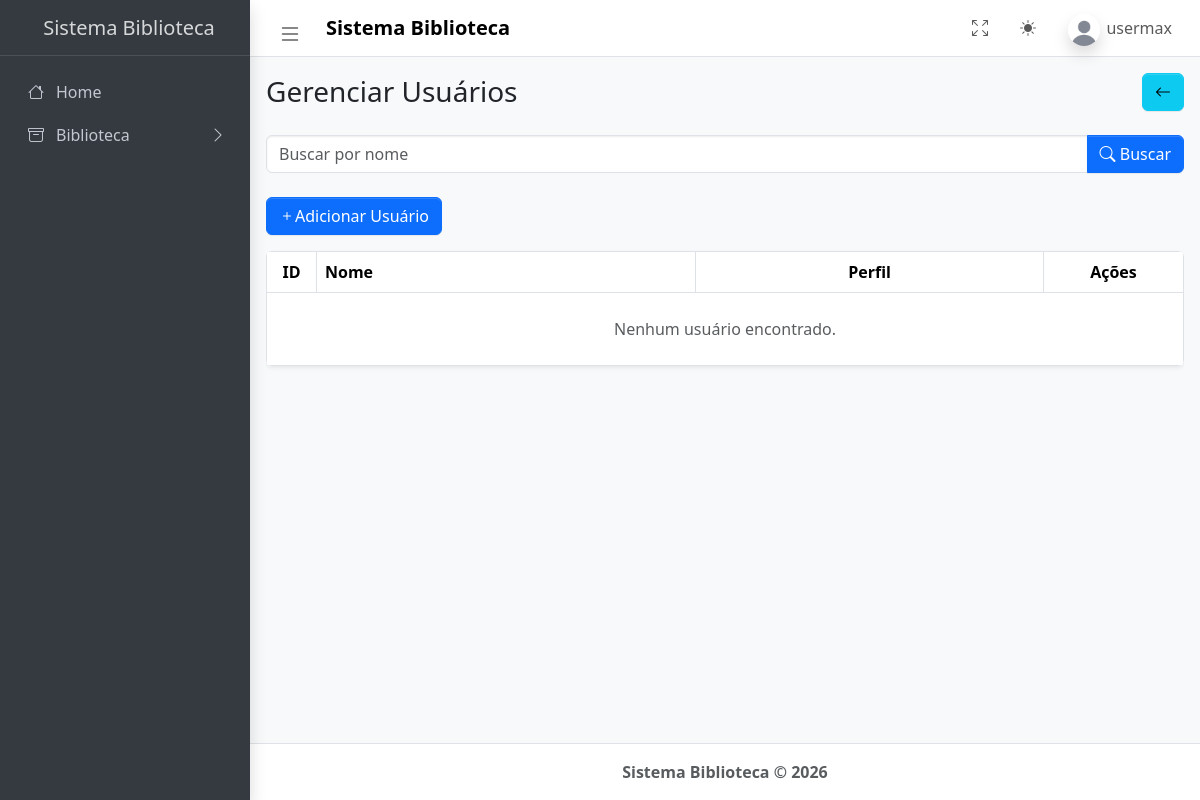
Before: /usuarios (signed in) with the older database file.
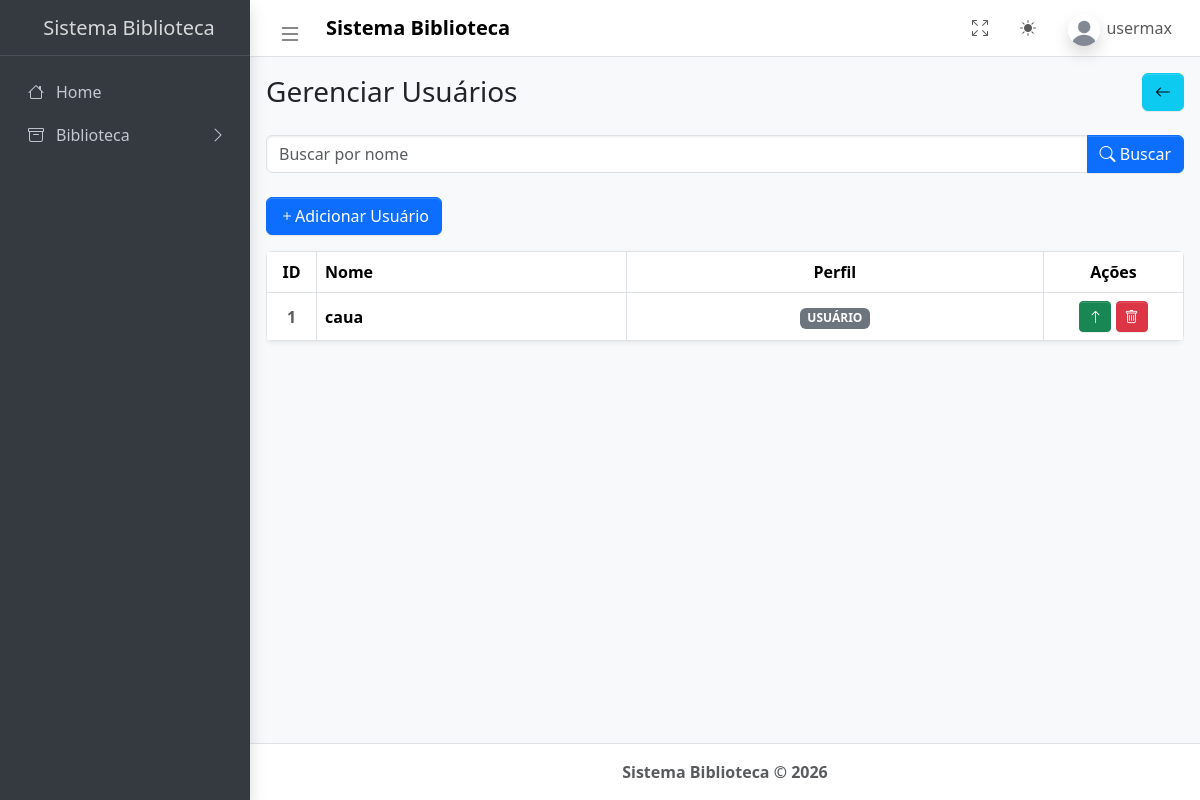
After: the same page with the newer database file.
### tables this page shows
CREATE TABLE usuarios(
                id INTEGER PRIMARY KEY AUTOINCREMENT,
                nome TEXT NOT NULL UNIQUE,
                senha TEXT NOT NULL,
                perfil TEXT NOT NULL DEFAULT 'usuario'
            );

### app.py (the view)
@app.route('/usuarios', methods=['GET'])
@login_necessario
def usuarios():
    if not administrador():
        flash('Você não tem permissão para acessar essa página')
        return redirect(url_for('menu_principal'))
    conn = conexao()
    usuarios = conn.execute('SELECT * FROM usuarios WHERE id != ?', (session['usuario_id'],)).fetchall()
    return render_template('admin/usuarios.html', usuarios=usuarios)

### app.py (called while the page is built)
def conexao():
    conn = sqlite3.connect(DATABASE)
    conn.row_factory = sqlite3.Row
    return conn

def usuario_logado():
    return 'usuario_id' in session

def administrador():
    return session.get('perfil') in ('admin', 'max')

def login_necessario(func):
    @wraps(func)
    def verificar_login(*args, **kwargs):
        if not usuario_logado():
            flash('Você precisa estar logado para acessar essa página')
            return redirect(url_for('login'))
        return func(*args, **kwargs)
    return verificar_login

### templates/admin/usuarios.html (shortened to what this page needs)
{% extends "admin/base.html" %}
{% block content %}
<main class="app-main">
    <div class="d-flex justify-content-between align-items-center mb-4">
       <h1 class="h3 m-0">Gerenciar Usuários</h1>
       <a href="{{ url_for('menu_principal') }}" class="btn btn-info bi bi-arrow-left"></a>
    </div>
    <form method="GET" action="{{ url_for('buscar_usuarios') }}" class="mb-4">
        <div class="input-group">
            <input type="text" class="form-control" name="query" placeholder="Buscar por nome" value="{{ request.args.get('query', '') }}">
            <button class="btn btn-primary" type="submit"><i class="bi bi-search"></i> Buscar</button>
        </div>
    </form>
    <div class="d-flex justify-content-between align-items-center mb-3">
        <a href="{{ url_for('cadastro') }}" class="btn btn-primary bi bi-plus">Adicionar Usuário</a>
    </div>
    <div class="table-responsive shadow-sm rounded">
      <table class="table table-bordered align-middle mb-0">
        <thead>
          <tr>
            <th class="text-center" style="width: 50px;">ID</th>
            <th>Nome</th>
            <th class="text-center">Perfil</th>
            <th class="text-center" style="width: 140px;">Ações</th>
          </tr>
        </thead>
        <tbody>
          {% for usuario in usuarios %}
          <tr>
            <td class="text-center fw-bold text-muted">{{ loop.index }}</td>
            <td class="fw-bold">{{ usuario.nome }}</td>
            <td class="text-center">
              {% if usuario.perfil == 'max' %}
                <span class="badge bg-info">ADMINISTRADOR MÁXIMO</span>
              {% elif usuario.perfil == 'admin' %}
                <span class="badge bg-success">ADMINISTRADOR</span>
              {% else %}
                <span class="badge bg-secondary">USUÁRIO</span>
              {% endif %}
            </td>
            <td class="text-center">
              {% if usuario.perfil != 'max' %}
                <form action="{{ url_for('promover_usuario', id=usuario.id) }}" method="POST" class="d-inline" onsubmit="return confirm('Promover este usuário?')">
                  <button type="submit" class="btn btn-success btn-sm" title="Promover">
                    <i class="bi bi-arrow-up"></i>
                  </button>
                </form>
              {% endif %}
              <form action="{{ url_for('deletar_usuario', id=usuario.id) }}" method="POST" class="d-inline" onsubmit="return confirm('Realmente deseja excluir esse usuário?')">
                <button type="submit" class="btn btn-danger btn-sm" title="Excluir">
                  <i class="bi bi-trash"></i>
                </button>
              </form>
            </td>
          </tr>
          {% else %}
          <tr>
            <td colspan="4" class="text-center py-4 text-muted">
                Nenhum usuário encontrado.
            </td>
          </tr>
          {% endfor %}
        </tbody>
      </table>
    </div>
</main>
{% endblock %}

Changed rows visible on the page:
added usuarios: nome "caua", perfil "USUÁRIO"
Other visible differences:
text no longer shown: "Nenhum usuário encontrado."
